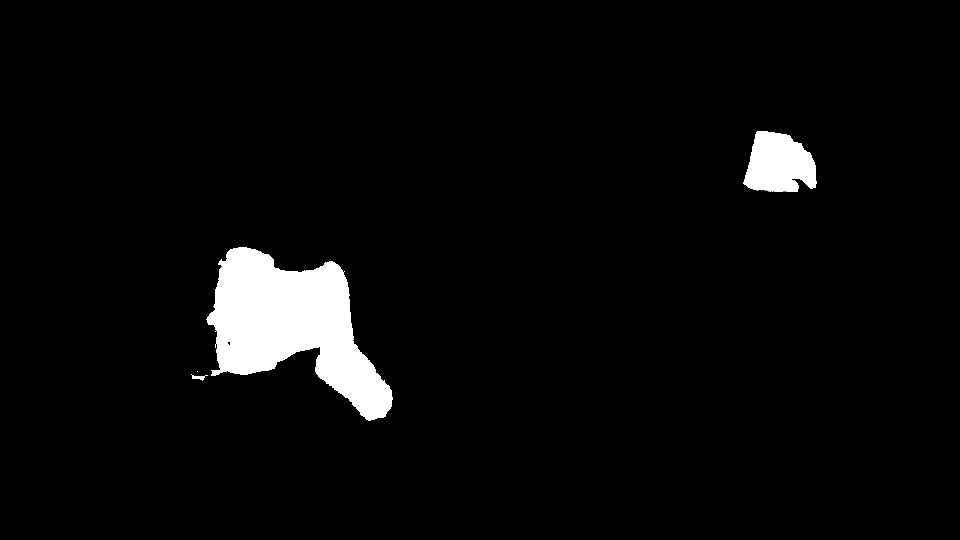
#> input picture data/frames/wait/wait (1)14.jpg, 1920 x 1080 px, found by its file name (shown at 1/2 size); its folder holds only this picture in this run
$ python Image_Rotate.py
#> lines starting #> are read from the running program, lines starting #| are printed output that depends on the picture
#%%
#import modules
import cv2
import numpy as np
import glob
from os import listdir
from os.path import isfile, join
#%%
#variable
width = 112
height = 112

#%%
#function
def resize(loadPath,savePath):
        images = listdir(loadPath)

        print(images)
        for i in range(len(images)):
                image = images[i]
                cnt = 0
                while image:
                    src = cv2.imread(image, cv2.IMREAD_COLOR)
#> src is the input picture: shape (1080, 1920, 3); min 0, max 255, mean 10
                    height, width, channel = src.shape
#> height = 1080; width = 1920; channel = 3
                    rot = cv2.getRotationMatrix2D((width/2,height/2), 10,1)
                    dst = cv2.warpAffine(src,rot,(width,height))
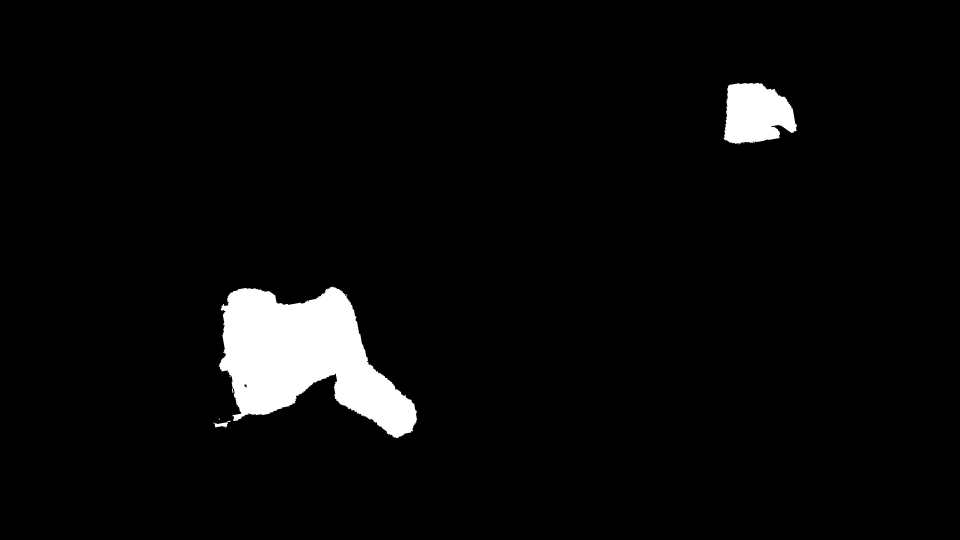
#> dst: shape (1080, 1920, 3) (shown at 1/2 size); min 0, max 255, mean 10
                    cv2.imwrite(savePath%cnt,dst)
                    cnt = cnt + 1


#%%
#excute main
if __name__ == '__main__':
        load_path = 'C:/Users/zmfna/Documents/GitHub/SuicideSquad/data/raw/wait/'
        save_path = "C:/Users/zmfna/Documents/GitHub/SuicideSquad/data/raw/wait/%d.jpg"
        resize(load_path,save_path)
